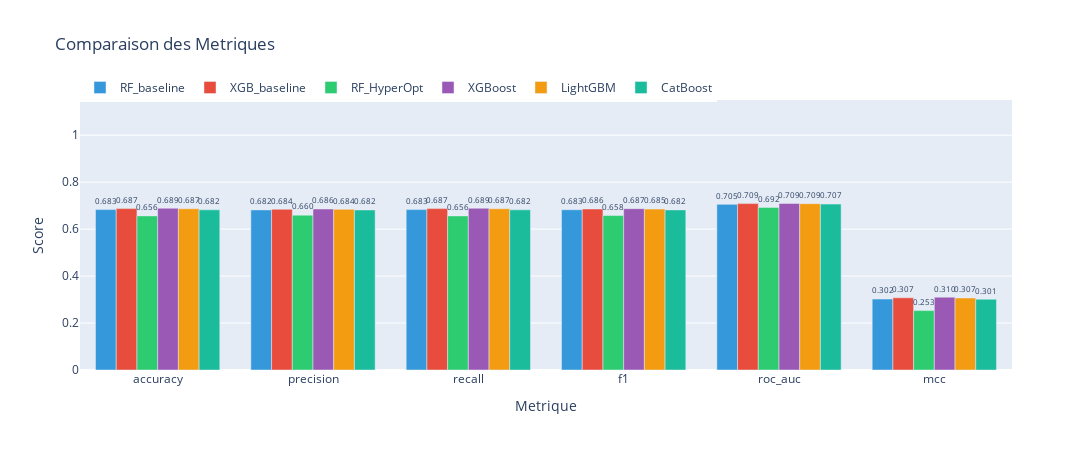
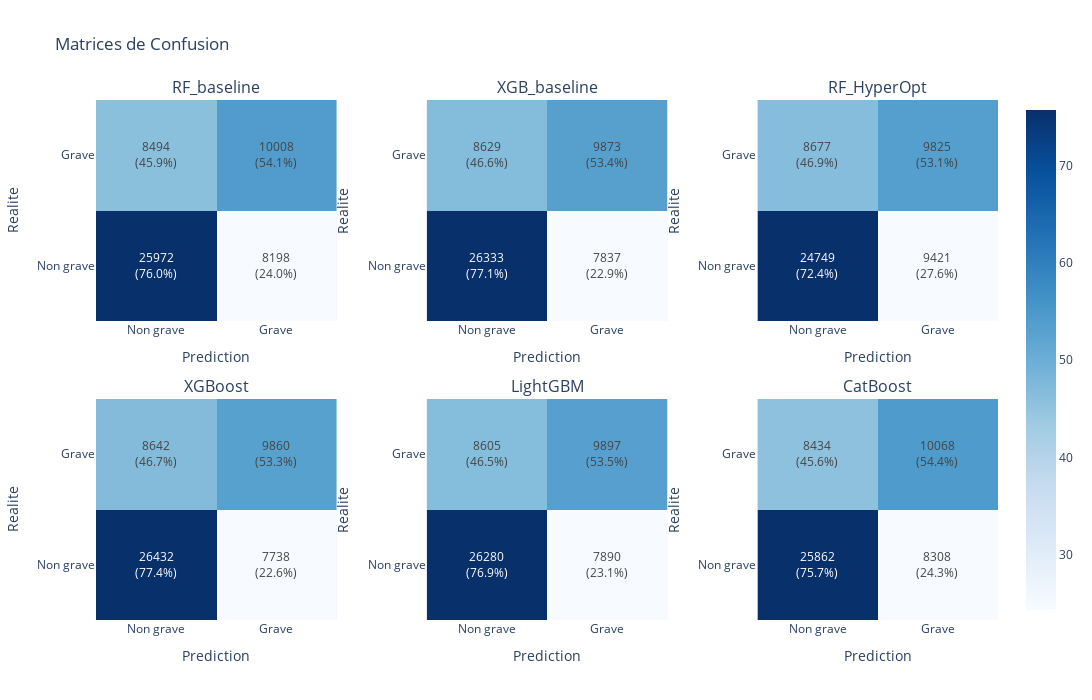
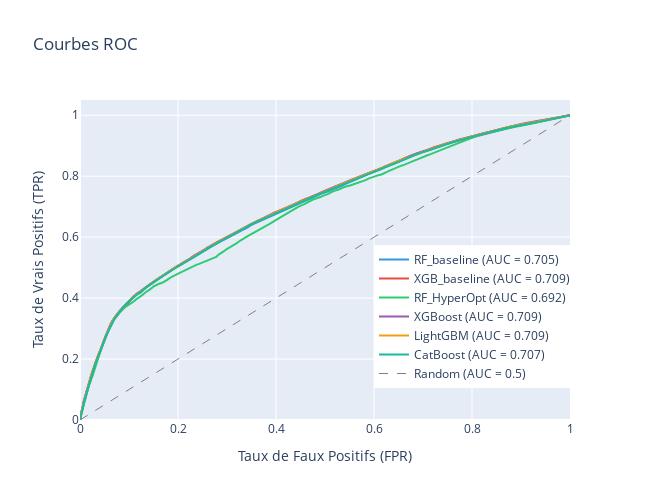

Write notebook code for charts like these, in order.
### Markdown cell above
## 5. Comparaison des algorithmes de boosting

**Algorithmes testés :**

| Algorithme | Avantages | Inconvénients |
|------------|-----------|---------------|
| **RandomForest** | Robuste, interprétable, peu d'hyperparamètres | Peut être moins performant |
| **XGBoost** | Très performant, régularisation intégrée | Plus lent à entraîner |
| **LightGBM** | Très rapide, gère bien les grandes données | Peut overfitter |
| **CatBoost** | Gère nativement les catégorielles | Incompatible sklearn Pipeline (1.6+) |

**Objectif :** Identifier l'algorithme avec le meilleur compromis F1/AUC.

### Code cell
# === COMPARAISON DES 6 MODÈLES ACCIDENT ===
print("="*70)
print("COMPARAISON DES MODÈLES ACCIDENT (6 modèles)")
print("="*70)

models_eval_acc = []

# 1. RF_baseline
rf_baseline = create_pipeline(RandomForestClassifier(
    n_estimators=base_estimators,
    random_state=RANDOM_STATE,
    n_jobs=nb_workers,
    class_weight='balanced'
))
res, y_pred, y_proba = evaluate_model(rf_baseline, X_train_acc_bin, X_test_acc_bin,
                                      y_train_acc_bin, y_test_acc_bin, 'RF_baseline')
models_eval_acc.append({"name": "RF_baseline", "y_true": y_test_acc_bin, "y_pred": y_pred, "y_proba": y_proba})

# 2. XGB_baseline
xgb_baseline = create_pipeline(XGBClassifier(
    n_estimators=base_estimators,
    random_state=RANDOM_STATE,
    n_jobs=nb_workers,
    scale_pos_weight=len(y_train_acc_bin[y_train_acc_bin==0])/len(y_train_acc_bin[y_train_acc_bin==1])
))
res, y_pred, y_proba = evaluate_model(xgb_baseline, X_train_acc_bin, X_test_acc_bin,
                                      y_train_acc_bin, y_test_acc_bin, 'XGB_baseline')
models_eval_acc.append({"name": "XGB_baseline", "y_true": y_test_acc_bin, "y_pred": y_pred, "y_proba": y_proba})

# 3. RF_HyperOpt (RandomForest optimisé)
rf_hyperopt = create_pipeline(RandomForestClassifier(
    n_estimators=best_params_rf.get('n_estimators', 200),
    max_depth=best_params_rf.get('max_depth', None),
    min_samples_split=best_params_rf.get('min_samples_split', 2),
    random_state=RANDOM_STATE,
    n_jobs=nb_workers,
    class_weight='balanced'
))
res, y_pred, y_proba = evaluate_model(rf_hyperopt, X_train_acc_bin, X_test_acc_bin,
                                      y_train_acc_bin, y_test_acc_bin, 'RF_HyperOpt')
models_eval_acc.append({"name": "RF_HyperOpt", "y_true": y_test_acc_bin, "y_pred": y_pred, "y_proba": y_proba})

# 4. XGBoost optimisé
xgb_opt = create_pipeline(XGBClassifier(
    **best_params_xgb,
    random_state=RANDOM_STATE,
    n_jobs=nb_workers,
    scale_pos_weight=len(y_train_acc_bin[y_train_acc_bin==0])/len(y_train_acc_bin[y_train_acc_bin==1])
))
res, y_pred, y_proba = evaluate_model(xgb_opt, X_train_acc_bin, X_test_acc_bin,
                                      y_train_acc_bin, y_test_acc_bin, 'XGBoost')
models_eval_acc.append({"name": "XGBoost", "y_true": y_test_acc_bin, "y_pred": y_pred, "y_proba": y_proba})

# 5. LightGBM optimisé
lgbm_opt = create_pipeline(LGBMClassifier(
    **best_params_lgbm,
    random_state=RANDOM_STATE,
    n_jobs=nb_workers,
    class_weight='balanced',
    verbose=-1
))
res, y_pred, y_proba = evaluate_model(lgbm_opt, X_train_acc_bin, X_test_acc_bin,
                                      y_train_acc_bin, y_test_acc_bin, 'LightGBM')
models_eval_acc.append({"name": "LightGBM", "y_true": y_test_acc_bin, "y_pred": y_pred, "y_proba": y_proba})
# 6. CatBoost optimisé (sans Pipeline - incompatible sklearn 1.6+)
catboost_opt = CatBoostClassifier(
    **best_params_cb,
    random_state=RANDOM_STATE,
    auto_class_weights='Balanced',
    verbose=False,
    allow_writing_files=False
)
res, y_pred, y_proba = evaluate_catboost(catboost_opt, X_train_acc_bin, X_test_acc_bin,
                                         y_train_acc_bin, y_test_acc_bin, 'CatBoost')
models_eval_acc.append({"name": "CatBoost", "y_true": y_test_acc_bin, "y_pred": y_pred, "y_proba": y_proba})

# Affichage complet avec display_metrics (confusion matrices, ROC, bar chart, table)
display_metrics(
    models_results=models_eval_acc,
    class_labels=["Non grave", "Grave"]
)

### Figure 1 — Plotly figure (JSON) as saved in the notebook; plotly's stock layout.template omitted (floating-point values rounded to 4 significant figures)
{"data": [{"marker": {"color": "#3498db"}, "name": "RF_baseline", "text": ["0.683", "0.682", "0.683", "0.683", "0.705", "0.302"], "textposition": "outside", "type": "bar", "x": ["accuracy", "precision", "recall", "f1", "roc_auc", "mcc"], "y": [0.6831, 0.6819, 0.6831, 0.6825, 0.7055, 0.3021]}, {"marker": {"color": "#e74c3c"}, "name": "XGB_baseline", "text": ["0.687", "0.684", "0.687", "0.686", "0.709", "0.307"], "textposition": "outside", "type": "bar", "x": ["accuracy", "precision", "recall", "f1", "roc_auc", "mcc"], "y": [0.6874, 0.6844, 0.6874, 0.6858, 0.7087, 0.3075]}, {"marker": {"color": "#2ecc71"}, "name": "RF_HyperOpt", "text": ["0.656", "0.660", "0.656", "0.658", "0.692", "0.253"], "textposition": "outside", "type": "bar", "x": ["accuracy", "precision", "recall", "f1", "roc_auc", "mcc"], "y": [0.6564, 0.6596, 0.6564, 0.6579, 0.6924, 0.2531]}, {"marker": {"color": "#9b59b6"}, "name": "XGBoost", "text": ["0.689", "0.686", "0.689", "0.687", "0.709", "0.310"], "textposition": "outside", "type": "bar", "x": ["accuracy", "precision", "recall", "f1", "roc_auc", "mcc"], "y": [0.689, 0.6857, 0.689, 0.6872, 0.7093, 0.3102]}, {"marker": {"color": "#f39c12"}, "name": "LightGBM", "text": ["0.687", "0.684", "0.687", "0.685", "0.709", "0.307"], "textposition": "outside", "type": "bar", "x": ["accuracy", "precision", "recall", "f1", "roc_auc", "mcc"], "y": [0.6868, 0.6842, 0.6868, 0.6854, 0.7086, 0.3069]}, {"marker": {"color": "#1abc9c"}, "name": "CatBoost", "text": ["0.682", "0.682", "0.682", "0.682", "0.707", "0.301"], "textposition": "outside", "type": "bar", "x": ["accuracy", "precision", "recall", "f1", "roc_auc", "mcc"], "y": [0.6821, 0.6817, 0.6821, 0.6819, 0.7066, 0.3015]}], "layout": {"barmode": "group", "height": 450, "legend": {"orientation": "h", "y": 1.1}, "title": {"text": "Comparaison des Metriques"}, "width": 3600, "xaxis": {"title": {"text": "Metrique"}}, "yaxis": {"range": [0, 1.15], "title": {"text": "Score"}}}}

### Figure 2 — Plotly figure (JSON) as saved in the notebook; plotly's stock layout.template omitted (floating-point values rounded to 4 significant figures)
{"data": [{"colorscale": [[0, "rgb(247,251,255)"], [0.125, "rgb(222,235,247)"], [0.25, "rgb(198,219,239)"], [0.375, "rgb(158,202,225)"], [0.5, "rgb(107,174,214)"], [0.625, "rgb(66,146,198)"], [0.75, "rgb(33,113,181)"], [0.875, "rgb(8,81,156)"], [1, "rgb(8,48,107)"]], "hovertemplate": "Reel: %{y}<br>Predit: %{x}<br>Valeur: %{text}<extra></extra>", "showscale": false, "text": [["25972<br>(76.0%)", "8198<br>(24.0%)"], ["8494<br>(45.9%)", "10008<br>(54.1%)"]], "texttemplate": "%{text}", "type": "heatmap", "x": ["Non grave", "Grave"], "xaxis": "x", "y": ["Non grave", "Grave"], "yaxis": "y", "z": [[76.01, 23.99], [45.91, 54.09]]}, {"colorscale": [[0, "rgb(247,251,255)"], [0.125, "rgb(222,235,247)"], [0.25, "rgb(198,219,239)"], [0.375, "rgb(158,202,225)"], [0.5, "rgb(107,174,214)"], [0.625, "rgb(66,146,198)"], [0.75, "rgb(33,113,181)"], [0.875, "rgb(8,81,156)"], [1, "rgb(8,48,107)"]], "hovertemplate": "Reel: %{y}<br>Predit: %{x}<br>Valeur: %{text}<extra></extra>", "showscale": false, "text": [["26333<br>(77.1%)", "7837<br>(22.9%)"], ["8629<br>(46.6%)", "9873<br>(53.4%)"]], "texttemplate": "%{text}", "type": "heatmap", "x": ["Non grave", "Grave"], "xaxis": "x2", "y": ["Non grave", "Grave"], "yaxis": "y2", "z": [[77.06, 22.94], [46.64, 53.36]]}, {"colorscale": [[0, "rgb(247,251,255)"], [0.125, "rgb(222,235,247)"], [0.25, "rgb(198,219,239)"], [0.375, "rgb(158,202,225)"], [0.5, "rgb(107,174,214)"], [0.625, "rgb(66,146,198)"], [0.75, "rgb(33,113,181)"], [0.875, "rgb(8,81,156)"], [1, "rgb(8,48,107)"]], "hovertemplate": "Reel: %{y}<br>Predit: %{x}<br>Valeur: %{text}<extra></extra>", "showscale": false, "text": [["24749<br>(72.4%)", "9421<br>(27.6%)"], ["8677<br>(46.9%)", "9825<br>(53.1%)"]], "texttemplate": "%{text}", "type": "heatmap", "x": ["Non grave", "Grave"], "xaxis": "x3", "y": ["Non grave", "Grave"], "yaxis": "y3", "z": [[72.43, 27.57], [46.9, 53.1]]}, {"colorscale": [[0, "rgb(247,251,255)"], [0.125, "rgb(222,235,247)"], [0.25, "rgb(198,219,239)"], [0.375, "rgb(158,202,225)"], [0.5, "rgb(107,174,214)"], [0.625, "rgb(66,146,198)"], [0.75, "rgb(33,113,181)"], [0.875, "rgb(8,81,156)"], [1, "rgb(8,48,107)"]], "hovertemplate": "Reel: %{y}<br>Predit: %{x}<br>Valeur: %{text}<extra></extra>", "showscale": false, "text": [["26432<br>(77.4%)", "7738<br>(22.6%)"], ["8642<br>(46.7%)", "9860<br>(53.3%)"]], "texttemplate": "%{text}", "type": "heatmap", "x": ["Non grave", "Grave"], "xaxis": "x4", "y": ["Non grave", "Grave"], "yaxis": "y4", "z": [[77.35, 22.65], [46.71, 53.29]]}, {"colorscale": [[0, "rgb(247,251,255)"], [0.125, "rgb(222,235,247)"], [0.25, "rgb(198,219,239)"], [0.375, "rgb(158,202,225)"], [0.5, "rgb(107,174,214)"], [0.625, "rgb(66,146,198)"], [0.75, "rgb(33,113,181)"], [0.875, "rgb(8,81,156)"], [1, "rgb(8,48,107)"]], "hovertemplate": "Reel: %{y}<br>Predit: %{x}<br>Valeur: %{text}<extra></extra>", "showscale": false, "text": [["26280<br>(76.9%)", "7890<br>(23.1%)"], ["8605<br>(46.5%)", "9897<br>(53.5%)"]], "texttemplate": "%{text}", "type": "heatmap", "x": ["Non grave", "Grave"], "xaxis": "x5", "y": ["Non grave", "Grave"], "yaxis": "y5", "z": [[76.91, 23.09], [46.51, 53.49]]}, {"colorscale": [[0, "rgb(247,251,255)"], [0.125, "rgb(222,235,247)"], [0.25, "rgb(198,219,239)"], [0.375, "rgb(158,202,225)"], [0.5, "rgb(107,174,214)"], [0.625, "rgb(66,146,198)"], [0.75, "rgb(33,113,181)"], [0.875, "rgb(8,81,156)"], [1, "rgb(8,48,107)"]], "hovertemplate": "Reel: %{y}<br>Predit: %{x}<br>Valeur: %{text}<extra></extra>", "showscale": true, "text": [["25862<br>(75.7%)", "8308<br>(24.3%)"], ["8434<br>(45.6%)", "10068<br>(54.4%)"]], "texttemplate": "%{text}", "type": "heatmap", "x": ["Non grave", "Grave"], "xaxis": "x6", "y": ["Non grave", "Grave"], "yaxis": "y6", "z": [[75.69, 24.31], [45.58, 54.42]]}], "layout": {"annotations": [{"font": {"size": 16}, "showarrow": false, "text": "RF_baseline", "x": 0.1333, "xanchor": "center", "xref": "paper", "y": 1, "yanchor": "bottom", "yref": "paper"}, {"font": {"size": 16}, "showarrow": false, "text": "XGB_baseline", "x": 0.5, "xanchor": "center", "xref": "paper", "y": 1, "yanchor": "bottom", "yref": "paper"}, {"font": {"size": 16}, "showarrow": false, "text": "RF_HyperOpt", "x": 0.8667, "xanchor": "center", "xref": "paper", "y": 1, "yanchor": "bottom", "yref": "paper"}, {"font": {"size": 16}, "showarrow": false, "text": "XGBoost", "x": 0.1333, "xanchor": "center", "xref": "paper", "y": 0.425, "yanchor": "bottom", "yref": "paper"}, {"font": {"size": 16}, "showarrow": false, "text": "LightGBM", "x": 0.5, "xanchor": "center", "xref": "paper", "y": 0.425, "yanchor": "bottom", "yref": "paper"}, {"font": {"size": 16}, "showarrow": false, "text": "CatBoost", "x": 0.8667, "xanchor": "center", "xref": "paper", "y": 0.425, "yanchor": "bottom", "yref": "paper"}], "height": 700, "title": {"text": "Matrices de Confusion"}, "width": 1200, "xaxis": {"anchor": "y", "domain": [0, 0.2667], "title": {"text": "Prediction"}}, "xaxis2": {"anchor": "y2", "domain": [0.3667, 0.6333], "title": {"text": "Prediction"}}, "xaxis3": {"anchor": "y3", "domain": [0.7333, 1], "title": {"text": "Prediction"}}, "xaxis4": {"anchor": "y4", "domain": [0, 0.2667], "title": {"text": "Prediction"}}, "xaxis5": {"anchor": "y5", "domain": [0.3667, 0.6333], "title": {"text": "Prediction"}}, "xaxis6": {"anchor": "y6", "domain": [0.7333, 1], "title": {"text": "Prediction"}}, "yaxis": {"anchor": "x", "domain": [0.575, 1], "title": {"text": "Realite"}}, "yaxis2": {"anchor": "x2", "domain": [0.575, 1], "title": {"text": "Realite"}}, "yaxis3": {"anchor": "x3", "domain": [0.575, 1], "title": {"text": "Realite"}}, "yaxis4": {"anchor": "x4", "domain": [0, 0.425], "title": {"text": "Realite"}}, "yaxis5": {"anchor": "x5", "domain": [0, 0.425], "title": {"text": "Realite"}}, "yaxis6": {"anchor": "x6", "domain": [0, 0.425], "title": {"text": "Realite"}}}}

### Figure 3 — Plotly figure (JSON) as saved in the notebook; plotly's stock layout.template omitted (floating-point values rounded to 4 significant figures; data arrays with more than 128 entries replaced by an {"elided": "..."} marker saying what was removed)
{"data": [{"line": {"color": "#3498db", "width": 2}, "mode": "lines", "name": "RF_baseline (AUC = 0.705)", "type": "scatter", "x": {"elided": "1343 float values"}, "y": {"elided": "1343 float values"}}, {"line": {"color": "#e74c3c", "width": 2}, "mode": "lines", "name": "XGB_baseline (AUC = 0.709)", "type": "scatter", "x": {"elided": "1356 float values"}, "y": {"elided": "1356 float values"}}, {"line": {"color": "#2ecc71", "width": 2}, "mode": "lines", "name": "RF_HyperOpt (AUC = 0.692)", "type": "scatter", "x": {"elided": "1114 float values"}, "y": {"elided": "1114 float values"}}, {"line": {"color": "#9b59b6", "width": 2}, "mode": "lines", "name": "XGBoost (AUC = 0.709)", "type": "scatter", "x": {"elided": "1389 float values"}, "y": {"elided": "1389 float values"}}, {"line": {"color": "#f39c12", "width": 2}, "mode": "lines", "name": "LightGBM (AUC = 0.709)", "type": "scatter", "x": {"elided": "1379 float values"}, "y": {"elided": "1379 float values"}}, {"line": {"color": "#1abc9c", "width": 2}, "mode": "lines", "name": "CatBoost (AUC = 0.707)", "type": "scatter", "x": {"elided": "1365 float values"}, "y": {"elided": "1365 float values"}}, {"line": {"color": "gray", "dash": "dash", "width": 1}, "mode": "lines", "name": "Random (AUC = 0.5)", "type": "scatter", "x": [0, 1], "y": [0, 1]}], "layout": {"height": 500, "legend": {"x": 0.6, "y": 0.1}, "title": {"text": "Courbes ROC"}, "width": 650, "xaxis": {"range": [0, 1], "title": {"text": "Taux de Faux Positifs (FPR)"}}, "yaxis": {"range": [0, 1.05], "title": {"text": "Taux de Vrais Positifs (TPR)"}}}}
